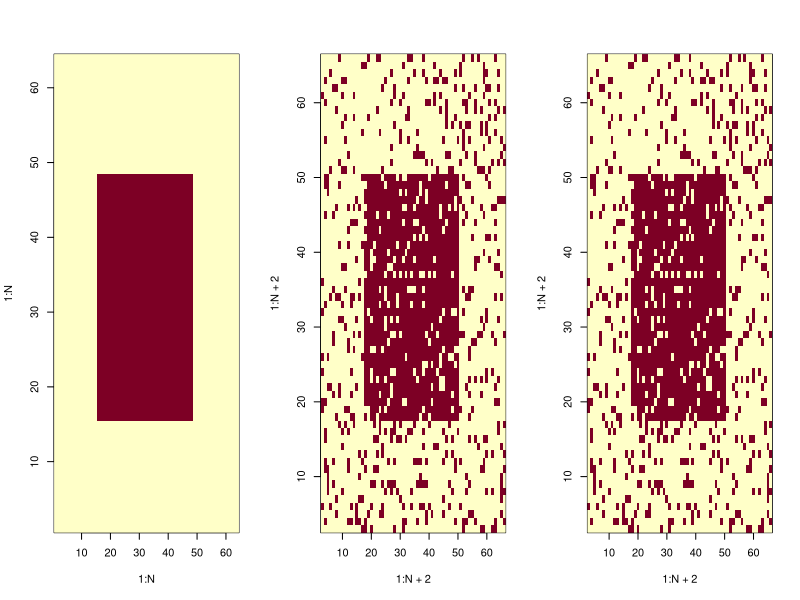
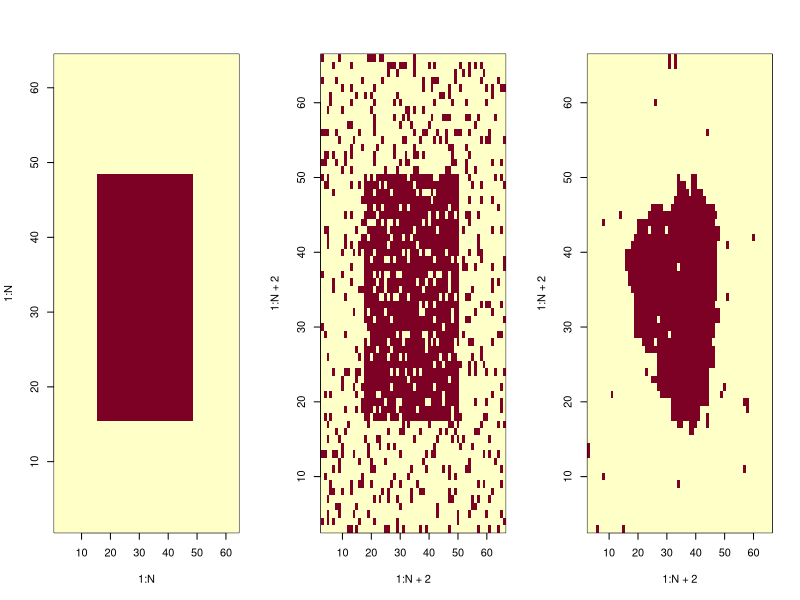
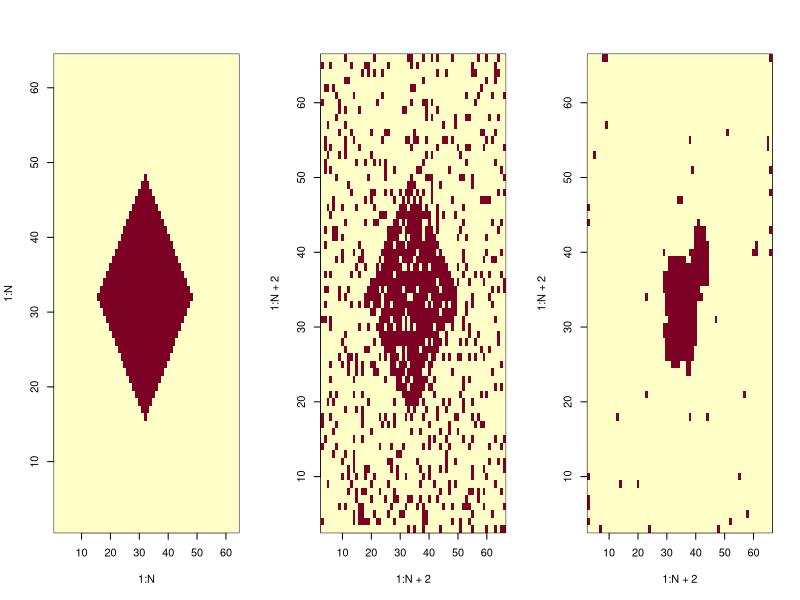
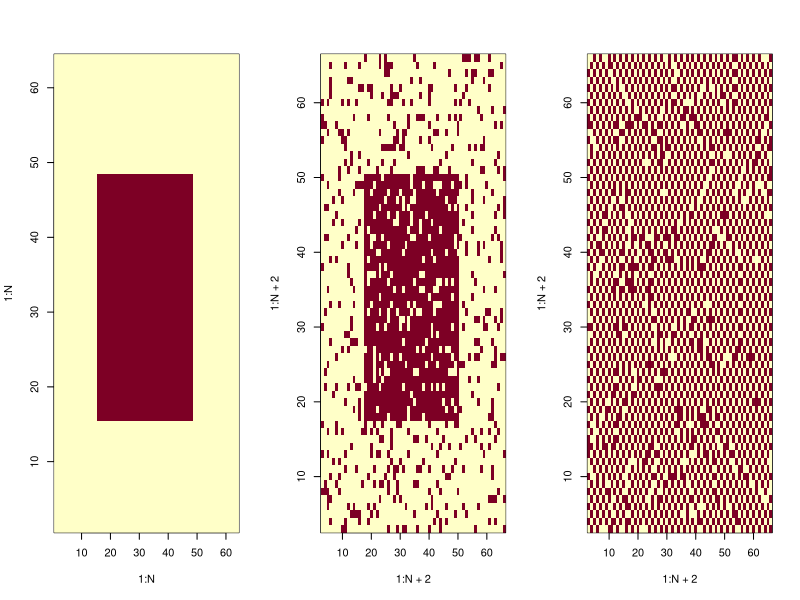
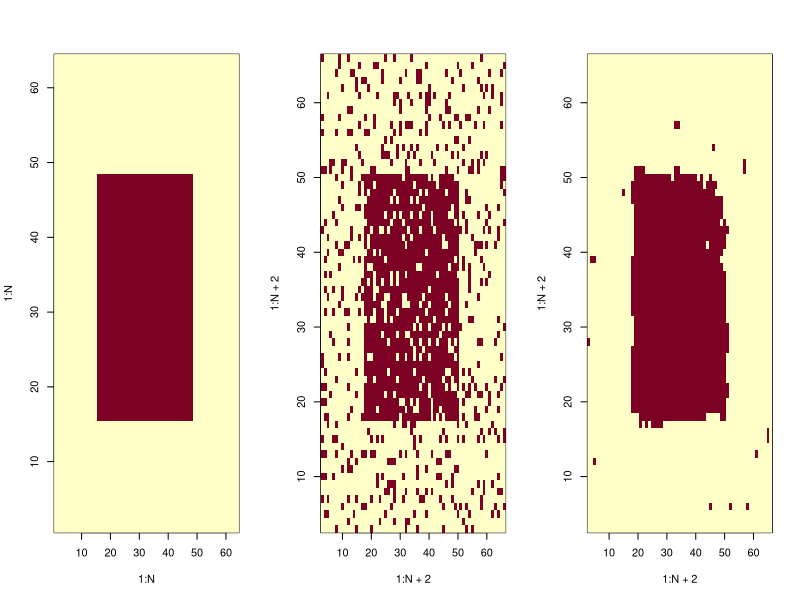
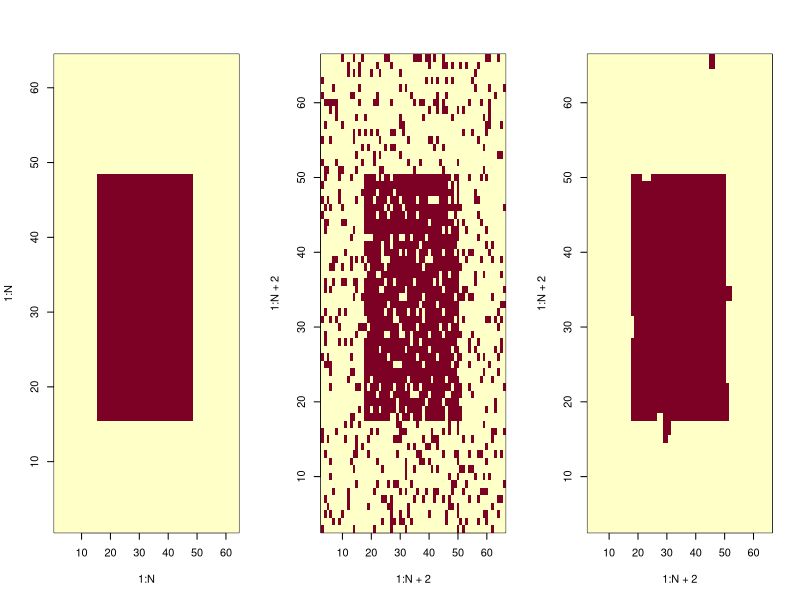
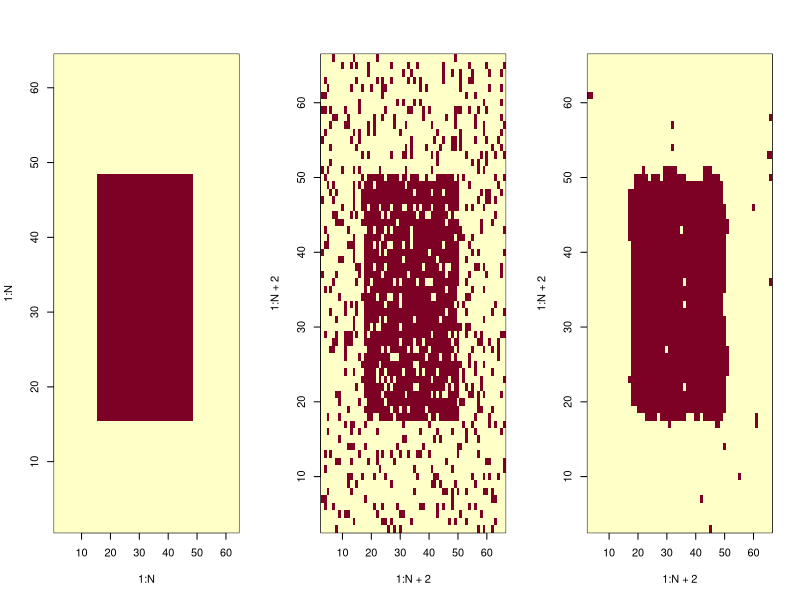

Generate these figures, in order, with R:
## ---- chunk 1
bruiteur=function(image, br, p){
  #fonction qui revoit l'image donnée en argument par la même image mais bruitée par la méthode demandée "br"
  imgBr <- image
  N <- dim(image)[1]
  bruit <- 0
  p <- 0.15
  #----binomiale----
  if(br== "rbinom"){bruit <- matrix(2*rbinom(N^2,1,1-p)-1,nrow=N,ncol=N)}
  
  #----poisson----      #futurs bruitages différents possibles
  #----normale----
  
  imgBr <- image*bruit
  return(imgBr)
}#func

#================================================================================================================

imageGenerator=function(forme, N){
  #fonction permettant de générer une matrice-image de forme choisie, et de taille N*N
  
  img <- matrix(-1, nrow= N, ncol= N)
  
  #----rectangle----
  if(forme== "rectangle"){
    img[(N/4):(N*3/4),(N/4):(N*3/4)] <- 1}
  
  #----losange----
  if(forme== "losange"){
    for (i in 1:N){
      for (j in 1:N){
        img[i,j]=-1+2*(abs(i-j)<=N/4)*(abs(i+j-N)<=N/4)  
      }}#for#for
  }#if
  
  #----bandes verticales----
  if(forme=="bande"){
    for (j in 1:(N/2)){ img[,2*j]=rep(1,N) }
  }#if
  
  return(img)
}#func

#================================================================================================================

correspondance=function(img0, img1, N){
  #fonction qui renvoit le pourcentage de correspondance entre deux images de mêmes tailles.
	
	nok <- 0 #nombre de pixels divergents
	
	for (i in (1:N)){
		for (j in (1:N)){
			if(img0[i,j] != img1[i,j]){nok <- nok+1}
		}#for
	}#for
	correspondance <- ((N^2)-nok)/(N^2)*100
	return(correspondance)
}#func
## ---- chunk 2
GibbsIsing = function(forme, N, p, B, beta, alpha, n){
  # fonction qui réalise l'échantilloneur de Gibbs, sur le modèle d'Ising, avec une image img1 bruitée à partir de img0, afin de restaurer cette image.
  
  #----création de l'image parfaite img0----
  img0 = imageGenerator(forme, N)
  #----création de l'image bruitée, avec ajout d'une bordure.
	img1 = matrix(0, nrow=N+2, ncol=N+2)
	img1[2:(N+1),2:(N+1)] = bruiteur(img0, "rbinom", p) 
	img2 = img1 #image tampon
  img3 = img1 #mémoire du bruit initiale
  
  for(k in 1:n){ #n parcours de pixels
    #----choix d'un site au hasard---
    i <- 1+ceiling(N*runif(1)) # indice entre 2 et N+1 pour éviter le contour
    j <- 1+ceiling(N*runif(1))
    
    #----changement de valeur au site choisi sur img2 (1 ou -1) pour représenter E en entier avec img1 et img2 (cas d'une image en noir et blanc)----
    img2[i,j] = -img1[i,j]
    
    #----voisinage----
    v = img1[i+1,j] + img1[i-1,j] + img1[i,j+1] + img1[i,j-1]
    
    #----potentiels (modele d'ising)----
    U1 = -B*img1[i,j]-img1[i,j]*(beta*v + alpha*img3[i,j])
    U2 = -B*img2[i,j]-img2[i,j]*(beta*v + alpha*img3[i,j])
    
    #----calcule de la proba conditionnelle locale----
    P <- exp(-U2)/(exp(-U1)+exp(-U2))
    
    if(runif(1)<= P){img1[i,j]= img2[i,j]}#on change la valeur du pixel
    else{img2[i,j] <- img1[i,j]} #on garde la valeur du pixel
  }#for
  
  #----affichage----
  par(mfrow=c(1,3))
  
  img3 <- img3[2:(N+1),2:(N+1)] #on retire les contours
	img1 <- img1[2:(N+1),2:(N+1)]
  
	image(1:N,1:N,img0)#image initiale
	image(1:N+2,1:N+2,img3)#image bruitée
	image(1:N+2,1:N+2,img1)#image restaurée
}
## ---- chunk 3
metropolisIsing=function(forme, N, p, B, beta, alpha, n){
	#fonction qui réalise l'algorithme de Metropolis sur une image bruitée img1 (à partir de img0), pour restaurer cette image.
	
	#----création de l'image parfaite img0----
	img0 = imageGenerator(forme, N)
	
	#----création d'une image auxiliaire img1, avec bord plus long et bruitage----
	img1 = matrix(0, nrow=N+2, ncol=N+2)
	img1[2:(N+1),2:(N+1)] = bruiteur(img0, "rbinom", p)
	img2 = img1 #image tampon
	img3 = img1 #mémoire du bruit initiale

	for(k in 1:n){ #n visites de pixels
	
		#----choix d'un pixel au hasard----
		i <- 1+ceiling(N*runif(1)) # indice entre 2 et N+1
		j <- 1+ceiling(N*runif(1))
		
		#----tirage nouvelle valeure candidate----
		img2[i,j] = -img1[i,j]
	
		#----voisinage----
		v = img1[i+1,j] + img1[i-1,j] + img1[i,j+1] + img1[i,j-1]
	
		#----potentiels----
		U1 = -B*img1[i,j]-img1[i,j]*(beta*v + alpha*img3[i,j])#potentiel actuel
		U2 = -B*img2[i,j]-img2[i,j]*(beta*v + alpha*img3[i,j])#potentiel candidat
	
		#----proba conditionnelle locale----
		dU = U2-U1
		p <- exp(-dU)
		
		if(runif(1)<=p){img1[i,j]= -img1[i,j]}#on change la valeur du pixel
		else{img2[i,j] <- img1[i,j]} #on garde la valeur du pixel
	}#for
	
	#----affichage----
	img3 <- img3[2:(N+1),2:(N+1)] #on retire le contour
	img1 <- img1[2:(N+1),2:(N+1)]
	
	par(mfrow=c(1,3))
	image(1:N,1:N,img0)#image initiale
	image(1:N+2,1:N+2,img3)#image bruitée
	image(1:N+2,1:N+2,img1)#image restaurée
	return(c("pourcentage de restauration", correspondance(img0,img1,N)))
  
}#func
## ---- chunk 4
metropolisIsing("rectangle", 64, 0.25, 0, 0.66, 5, 10^5)
## ---- chunk 5
metropolisIsing("rectangle", 64, 0.25, 0, 0.66, 0, 5*10^5)
metropolisIsing("losange", 64, 0.25, 0, 0.66, 0, 5*10^5)
## ---- chunk 6
metropolisIsing("rectangle", 64, 0.25, 0, -0.66, 0.33, 10^5)
## ---- chunk 7
metropolisIsing("rectangle", 64, 0.25, 0, 0.66, 0.33, 10^5)
## ---- chunk 8
recuitSimule=function(forme, N, p, B, beta, alpha, n){
	#fonction qui réalise l'algorithme de recuit simulé, pour restaurer img1
	
	#----création de l'image parfaite img0----
	img0 = imageGenerator(forme, N)
	
	#----création d'une image auxiliaire img1, avec bordure et bruit----
	img1 = matrix(0, nrow=N+2, ncol=N+2)
	img1[2:(N+1),2:(N+1)] = bruiteur(img0, "rbinom", p)
	img2 = img1 #image tampon
	img3 = img1 #mémoire du bruit initiale

	for(k in 1:n){ #n visites de pixels
	  
	  T <- 1/log(n) #T tend lentement vers 0
	  
		#----choix d'un pixel au hasard----
		i <- 1+ceiling(N*runif(1)) # indice entre 2 et N+1
		j <- 1+ceiling(N*runif(1))
		
		#----tirage nouvelle valeure candidate----
		img2[i,j] = -img1[i,j]
	
		#----voisinage----
		v = img1[i+1,j] + img1[i-1,j] + img1[i,j+1] + img1[i,j-1]
	
		#----potentiels----
		U1 = -B*img1[i,j]-img1[i,j]*(beta*v + alpha*img3[i,j])#potentiel actuel
		U2 = -B*img2[i,j]-img2[i,j]*(beta*v + alpha*img3[i,j])#potentiel candidat
	
		#----probabilité conditionnelle locale, "recuite" à chaque itération----
		dU = U2-U1
		p <- exp(-dU/T)
		
		if(runif(1)<=p){img1[i,j]= -img1[i,j]}#changement
		else{img2[i,j] <- img1[i,j]} #inchangé
	}#for
	
	#----affichage----
	img3 <- img3[2:(N+1),2:(N+1)] #retire le contour
	img1 <- img1[2:(N+1),2:(N+1)]
	
	par(mfrow=c(1,3))
	image(1:N,1:N,img0)#image initiale
	image(1:N+2,1:N+2,img3)#image  bruitée
	image(1:N+2,1:N+2,img1)#image restaurée
	return(c("pourcentage de restauration", correspondance(img0,img1,N)))
  
}#func
## ---- chunk 9

## ---- chunk 10
recuitSimule("rectangle", 64, 0.25, 0, 0.66, 0.33, 5*10^4)
metropolisIsing("rectangle", 64, 0.25, 0, 0.66, 0.33, 5*10^4)
## ---- chunk 11
#peut être afficher le code, mais on pourrait juste donner le résultat, et les images.

## ---- chunk 12
#metropolisIsing("ligne", 64, 1, 0, 1, 10, 10^4, 0.15)

## ---- chunk 13

## ---- chunk 14
#algo qui va bien
## ---- chunk 15
#algo vbranche vstart
## ---- chunk 16
#algo de recuit avec calcul de voisinage étendu et donc parametre L
## ---- chunk 17
#algo qui va bien
## ---- chunk 18
#algo modifié
